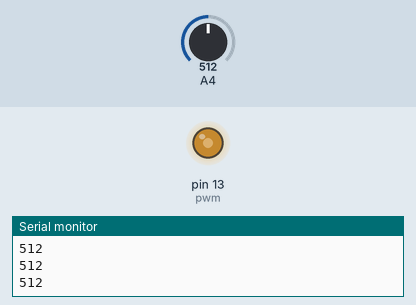
Recording of a sketch running on a simulated Arduino Mega 2560, built with avr-gcc and run on an emulated ATmega2560. Parts: output pins drawn as LEDs (lit = HIGH), the last lines printed to the serial monitor. The inputs (shaded band) are chosen by the test bench; at power-on: A4 = 512.

Above: at 1.2 s.
1.3 s: A4 set to 716
At 2.5 s:
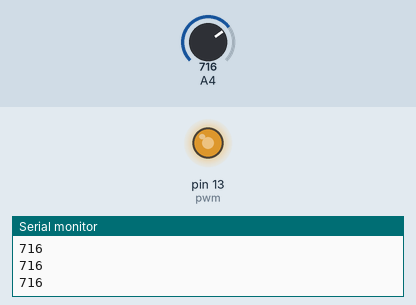
2.8 s: A4 set to 900
At 3.9 s:
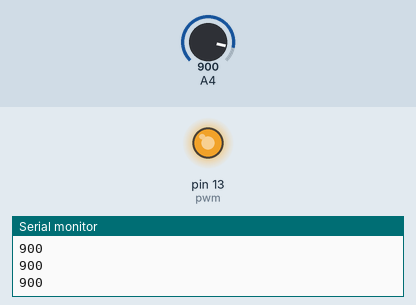
4.3 s: A4 set to 122
At 4.9 s:
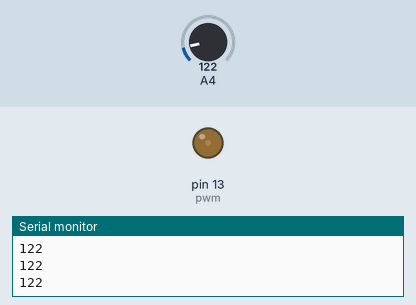
5.8 s: A4 set to 0
At 6.1 s:
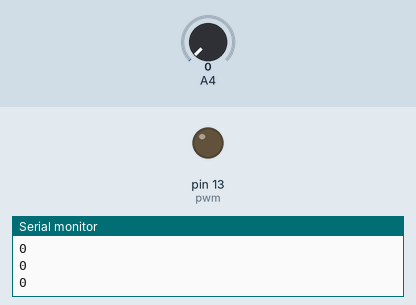
7.3 s: A4 set to 511
At 8.4 s:
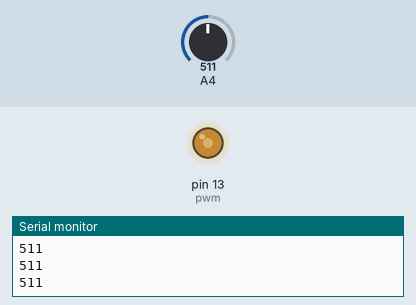
Timing chart, 0 to 9.8 s (numbered marks = the images above; inputs shaded):
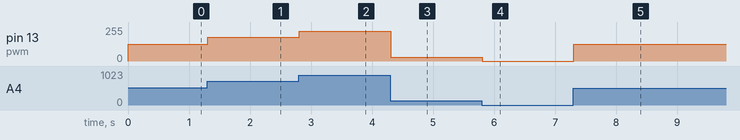

The sketch:

lab5-2.ino
```cpp
int adc = 36;
int pwm = 13;
void setup(){
  Serial.begin(9600);
}
void loop(){
  int LDR = analogRead(adc);
  Serial.println(LDR);
  int val = map(LDR,0,1023,0,255);
  analogWrite(pwm,val);
}
```

BMI_c.cpp
```cpp
#include <stdio.h>

int main()
{
    float height = 0.0;
    float weight = 0.0;
    float BMI = 0.0;

    printf("Enter your weight in kg: ");
    scanf("%f", &weight);
    printf("Enter your height in m: ");
    scanf("%f", &height);

    BMI = weight / (height * height);

    printf("Your BMI is: %.2f\n", BMI);

    if (BMI <= 18.5) {
        printf("Your BMI is %.2f: Underweight.\n", BMI);
    } else if (BMI <= 24.9) {
        printf("Your BMI is %.2f: Normal weight.\n", BMI);
    } else if (BMI <= 29.9) {
        printf("Your BMI is %.2f: Overweight.\n", BMI);
    } else {
        printf("Your BMI is %.2f: You should see a doctor.\n", BMI);
    }


}
```

circle.cpp
```cpp
#include <stdio.h>
#include <string.h>
void abc(void);
void square(int W, int L);
float circle(int r);
main(){
	st:
	int r;
	//abc();
	//square(5,20);
	//square(50,100);
	printf("enter radius");scanf("%d",&r);
	printf("Circle %.3f",circle(r));
	goto st;
}

void abc(void){
	printf("hello world\n");
}

void square(int W,int L){
int ANS = W*L;
printf("Answer = %d\n", ANS);
}

float circle(int r){
	float c=3.14*r*r;
	return c;
}
```

food.cpp
```cpp
#include <stdio.h>

int main() {
    char menu;

    printf("--------- Food Menu -----------\n");
    printf("1. Pepsi \t 20 baht\n");
    printf("2. Fanta \t 15 baht\n");
    printf("3. KFC \t 299 baht\n");
    printf("Please select a menu (1, 2, or 3): ");

    scanf(" %c", &menu);

    switch (menu) {
        case '1':
            printf("You selected: Pepsi\n");
            break;
        case '2':
            printf("You selected: Fanta\n");
            break;
        case '3':
            printf("You selected: KFC\n");
            break;
        default:
            printf("Invalid selection\n");
    }

}
```

hbd.cpp
```cpp
#include <stdio.h>
#include <string.h>

int main(void)
{
    char str1[50] = "my birthday";  // Increased size for safe concatenation
    char str2[30] = "29 aug 2009";
    char str3[30];

    // Copy str1 to str3
    strcpy(str3, str1);

    strcat(str1, str2);

    // Print results
    printf("str1 = %s\n", str1);
    printf("str3 = %s\n", str3);

    return 0;  // Return success
}
```

home_work.cpp
```cpp
#include <stdio.h>
#include <string.h>

int p[] = {299, 15, 65};
float o;

int men(){

    printf("--------- Menu --------- \n");
    printf("1. kfc	299 bath\n");
    printf("2. coffee	15 bath\n");
    printf("3. cake	65 bath\n");
    printf("-------------------------\n");
    return (0);
}

struct menu{

    int m;
    int e;
};

int main(){

    men();

    do{
        printf("How many orders would you like to have: ");
        scanf("%f", &o);
        if (o <= 0)
        {
            printf("Please enter a positive number\n");
        }
    } while (o <= 0);

    struct menu mu[(int)o];
    float total = 0;

    for (int i = 0; i < o; i++){

        do{
            printf("\nMenu (1-3): ");
            scanf("%d", &mu[i].m);
            if (mu[i].m < 1 || mu[i].m > 3)
            {
                printf("Invalid menu choice. Please select 1-3\n");
            }
        } while (mu[i].m < 1 || mu[i].m > 3);

        do{
            printf("Quantity: ");
            scanf("%d", &mu[i].e);
            if (mu[i].e <= 0)
            {
                printf("Please enter a positive quantity\n");
            }
        } while (mu[i].e <= 0);
    }

    for (int i = 0; i < o; i++){

        int menu_idx = mu[i].m - 1;
        float subtotal = p[menu_idx] * mu[i].e;
        total += subtotal;

        printf("%d\t%d\t%d\t%.2f baht\n",
            mu[i].m, mu[i].e, p[menu_idx], subtotal);
    }

    printf("\nTotal: %.2f baht\n", total);

    float vat = total * 0.07;
    printf("VAT (7%%): %.2f baht\n", vat);
    printf("Total after tax: %.2f baht\n", total + vat);
    return 0;
}
```

lab_3-5_2.cpp
```cpp
#include <stdio.h>


int total(int s, int j, int m, int f);
char grade(int totalScore);

int main(void) {
    int s, j, m, f;


    printf("Enter score for s: ");
    scanf("%d", &s);
    printf("Enter score for j: ");
    scanf("%d", &j);
    printf("Enter score for m: ");
    scanf("%d", &m);
    printf("Enter score for f: ");
    scanf("%d", &f);


    int totalScore = total(s, j, m, f);
    printf("Total score is: %d\n", totalScore);


    char assignedGrade = grade(totalScore);
    printf("Your grade is: %c\n", assignedGrade);

    return 0;
}


int total(int s, int j, int m, int f) {
    return s + j + m + f;
}


char grade(int totalScore) {
    if (totalScore >= 90) {
        return 'A';
    } else if (totalScore >= 80) {
        return 'B';
    } else if (totalScore >= 70) {
        return 'C';
    } else if (totalScore >= 60) {
        return 'D';
    } else {
        return 'F';
    }
}
```

lab_3-5.cpp
```cpp
#include <stdio.h>

int main(){
	int score = 0;
	int jit = 0;
	int misterm = 0;
	int final = 0;
	printf("Enter score ");
	scanf("%d", &score);
		printf("Enter jit ");
	scanf("%d", &jit);
		printf("Enter misterm ");
	scanf("%d", &misterm);
		printf("Enter final ");
	scanf("%d", &final);

int totalScore = score + jit + misterm + final;


    printf("Your total score is: %d\n", totalScore);


}
```

lab_3.cpp
```cpp
#include <stdio.h>
#include <string.h>
int main(void) {
    char username[30],password[30];
    //char password[30];
    const char correct_username[] = "boss";
    const char correct_password[] = "1234";

    printf("Username: ");
    scanf("%s", username);
    printf("Password: ");
    scanf("%s", password);
    if (strcmp(username, correct_username) == 0 && strcmp(password, correct_password) == 0) {
        printf("pass\n");
    } else {
        printf("Error\n");
    }

    return 0;
}

	
```

lab_4.1.cpp
```cpp
#include <stdio.h>
int main() {
	int dec, tanII;
	int bin[100];
    int i=0, j;
	printf("Enter the number: ");
	scanf("%d", &dec);
	tanII = dec;
	do {
		bin[i] = dec % 2;
		dec /= 2;
		i++;
	}while(dec >0);
	printf("The binary is : ");
	for(j=i-1; j>=0; j--){
		printf("%d",bin[j]);
	}
	printf("\n");
	printf("The octal is: %o\n", tanII);
	printf("The hexadecimel is: %x\n", tanII);
	return 0;
}
```

lab_6-1.cpp
```cpp
#include <stdio.h>
#include <string.h>
struct Student{
	char name[50];
	int age;
	float grade;
};
int main(){
	struct Student student1;
	struct Student student2;
	strcpy(student1.name,"sebast is gay");
	strcpy(student2.name,"Boss");
	student1.age = 15;
	student2.age = 15;
	student1.grade = 1;
	student2.grade = 4;
	printf("Name: %s\n",student1.name);
	printf("Age: %d\n",student1.age);
	printf("Grade: %f\n",student1.grade);
	printf("-------------------------");
	printf("Name: %s\n",student2.name);
	printf("Age: %d\n",student2.age);
	printf("Grade: %f\n",student2.grade);
	return 0;
}
```

lab_6-2.cpp
```cpp
#include <stdio.h>
#include <string.h>

struct Student {
    char name[50];
    int age;
    float grade;
};

int main() {
    struct Student st[7];


    FILE* file = fopen("student.txt", "w");
    if (file == NULL) {
        printf("Cannot open file.\n");
        return 1;
    }


    for (int i = 0; i < 7; i++) {
        printf("Student Name %d: ", i + 1);
        scanf("%s", st[i].name);

        printf("Age: ");
        scanf("%d", &st[i].age);

        printf("Grade: ");
        scanf("%f", &st[i].grade);
    }


    for (int i = 0; i < 7; i++) {
        fprintf(file, "Student %d Details:\n", i + 1);
        fprintf(file, "Name: %s\n", st[i].name);
        fprintf(file, "Age: %d\n", st[i].age);
        fprintf(file, "Grade: %.2f\n\n", st[i].grade);
    }


    fclose(file);


    return 0;
}
```

mul.cpp
```cpp
  #include <stdio.h>

int main() {
    int a, ans, mul;
    printf("Enter Multiplicand: ");
    scanf("%d", &mul);
    for (a = 1; a <= 12; a++) {
        ans = mul * a;
        printf("%d x %d = %d\n", mul, a, ans);
    }
}
```

pas.cpp
```cpp
#include <stdio.h>
#include <string.h>
int main(void){
	char buf1[]= "56612",buf2[]= "56612";
	int ptr;
	printf("buffer 1 : \"%s\"\n",buf1);
	printf("buffer 2 : \"%s\"\n",buf2);
	ptr = strcmp(buf2,buf1);
	if(ptr == 0)
	printf("buffer 2 is equal to buffer 1\n");
	printf("Length of buffer 1 : %d\n",strlen(buf1));
}
```

score.cpp
```cpp
#include <stdio.h>

int main() {
    int score;
    printf("Enter score: ");
    scanf("%d", &score);
    printf("Score = %d\n", score);

    if (score >= 80 && score <= 100) {
        printf("Grade A\n");
    } else if (score >= 70 && score < 80) {
        printf("Grade B\n");
    } else if (score >= 60 && score < 70) {
        printf("Grade C\n");
    } else if (score >= 50 && score < 60) {
        printf("Grade D\n");
    } else if (score >= 0 && score < 50) {
        printf("Grade F\n");
    } else {
        printf("Invalid score\n");
    }


}
```

Measured:
- after the input at 1.3 s, pin 13 (pwm): 127/255 → 178/255 at once
- after the input at 2.8 s, pin 13 (pwm): 178/255 → 224/255 at once
- after the input at 4.3 s, pin 13 (pwm): 224/255 → 30/255 at once
- after the input at 5.8 s, pin 13 (pwm): 30/255 → 0/255 at once
- after the input at 7.3 s, pin 13 (pwm): 0/255 → 127/255 at once
